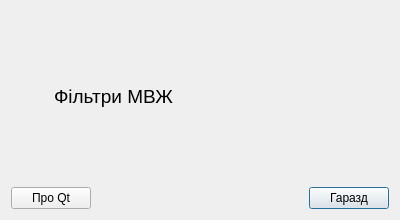
<?xml version="1.0" encoding="UTF-8"?>
<ui version="4.0">
 <class>About</class>
 <widget class="QDialog" name="About">
  <property name="geometry">
   <rect>
    <x>0</x>
    <y>0</y>
    <width>400</width>
    <height>220</height>
   </rect>
  </property>
  <property name="minimumSize">
   <size>
    <width>400</width>
    <height>220</height>
   </size>
  </property>
  <property name="maximumSize">
   <size>
    <width>400</width>
    <height>220</height>
   </size>
  </property>
  <property name="windowTitle">
   <string>Про програму</string>
  </property>
  <property name="modal">
   <bool>true</bool>
  </property>
  <layout class="QGridLayout" name="gridLayout">
   <item row="1" column="3">
    <widget class="QPushButton" name="OkButton">
     <property name="text">
      <string>Гаразд</string>
     </property>
    </widget>
   </item>
   <item row="1" column="2">
    <spacer name="horizontalSpacer">
     <property name="orientation">
      <enum>Qt::Horizontal</enum>
     </property>
     <property name="sizeHint" stdset="0">
      <size>
       <width>209</width>
       <height>20</height>
      </size>
     </property>
    </spacer>
   </item>
   <item row="1" column="0" colspan="2">
    <widget class="QPushButton" name="abQt">
     <property name="text">
      <string>Про Qt</string>
     </property>
    </widget>
   </item>
   <item row="0" column="0">
    <widget class="QLabel" name="label">
     <property name="font">
      <font>
       <pointsize>16</pointsize>
      </font>
     </property>
     <property name="text">
      <string/>
     </property>
     <property name="pixmap">
      <pixmap resource="../../../lib/picture.qrc">:/butons/pict/setup_32x32.png</pixmap>
     </property>
    </widget>
   </item>
   <item row="0" column="1" colspan="3">
    <widget class="QLabel" name="label_4">
     <property name="font">
      <font>
       <pointsize>14</pointsize>
      </font>
     </property>
     <property name="text">
      <string>Фільтри МВЖ</string>
     </property>
     <property name="wordWrap">
      <bool>true</bool>
     </property>
    </widget>
   </item>
  </layout>
 </widget>
 <resources>
  <include location="../../../lib/picture.qrc"/>
  <include location="../../../lib/picture.qrc"/>
 </resources>
 <connections>
  <connection>
   <sender>OkButton</sender>
   <signal>clicked()</signal>
   <receiver>About</receiver>
   <slot>close()</slot>
   <hints>
    <hint type="sourcelabel">
     <x>197</x>
     <y>143</y>
    </hint>
    <hint type="destinationlabel">
     <x>199</x>
     <y>95</y>
    </hint>
   </hints>
  </connection>
 </connections>
</ui>
